Frame 1 (no input): blank canvas, image omitted
Frame 60 (the mouse pressed at the canvas centre just before this capture): blank canvas, image omitted
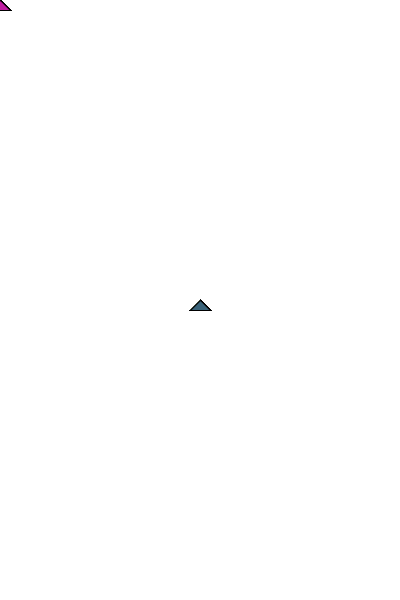
Frame 120 (the mouse held since frame 60 and released just before this capture)

The Processing sketch whose frames 1 and 60 were blank and that drew this single picture after the mouse press (run headless with seeded random() and noise(); from frame 60 on, the mouse is pressed at the canvas centre):

// Processing sketch: processing_98572
// ── processing_98572.pde

void setup()
{ 
  size(400, 600);
  background(255, 255, 255);
  smooth();
  frameRate(60);
} 

void draw() 
{  
  fill(random(255), random(255), random(255) );
  triangle(mouseX, mouseY, mouseX-10, mouseY+10, mouseX+10, mouseY+10 );
                            
}
